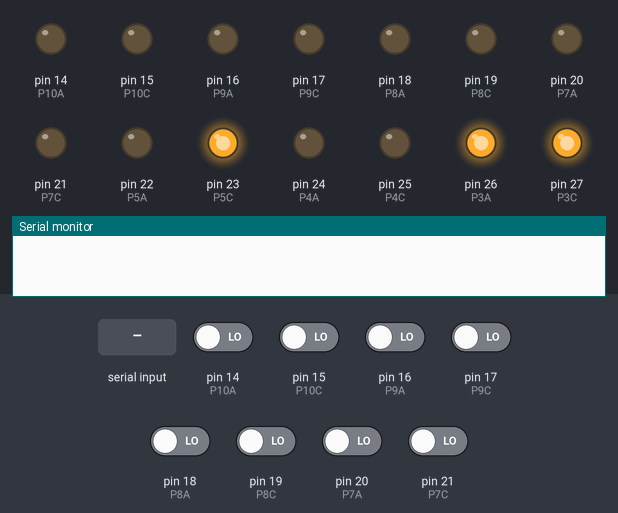
This sketch was run on a simulated Arduino Mega 2560, built with avr-gcc and run on an emulated ATmega2560. Shown: output pins drawn as LEDs (lit = HIGH), the last lines printed to the serial monitor. Inputs (shaded band) come from the test bench; at power-on: pin 14 (P10A), pin 15 (P10C), pin 16 (P9A), pin 17 (P9C), pin 18 (P8A), pin 19 (P8C), pin 20 (P7A), pin 21 (P7C) LOW.

Above: at 1.2 s.
1.3 s: "1" received over Serial
At 1.9 s:
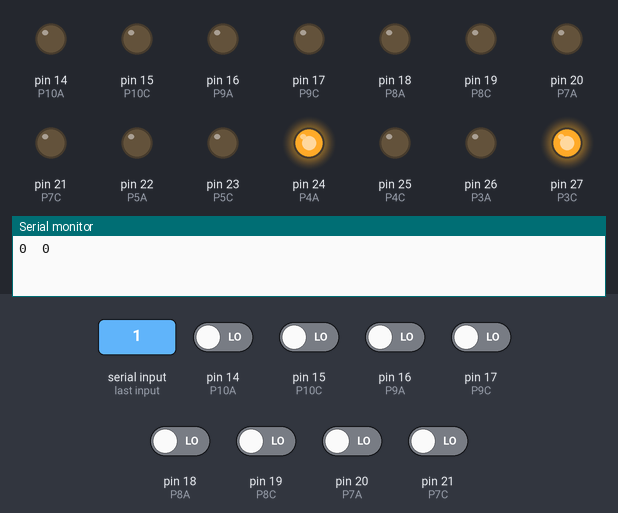
Timing chart, 0 to 4.3 s (numbered marks = the images above; inputs shaded):
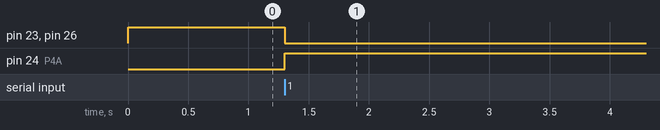

The sketch:

nist.ino
```cpp
#define P10A 14
#define P10C 15
#define P9A 16
#define P9C 17
#define P8A 18
#define P8C 19
#define P7A 20
#define P7C 21


#define P5A 22
#define P5C 23
#define P4A 24
#define P4C 25
#define P3A 26
#define P3C 27

//set bi directional buffer to output
void set_parallel_write(void){
  digitalWrite(P4A,LOW); //set DIR high
  digitalWrite(P3A,LOW); //set OE low
  pinMode(P10A,OUTPUT);
  pinMode(P10C,OUTPUT);
  pinMode(P9A,OUTPUT);
  pinMode(P9C,OUTPUT);
  pinMode(P8A,OUTPUT);
  pinMode(P8C,OUTPUT);
  pinMode(P7A,OUTPUT);
  pinMode(P7C,OUTPUT);
}


//set bi directional buffer to input
void set_parallel_read(void){
  digitalWrite(P4A,HIGH); //set DIR low
  digitalWrite(P3A,LOW); //set OE low
  pinMode(P10A,INPUT);
  pinMode(P10C,INPUT);
  pinMode(P9A,INPUT);
  pinMode(P9C,INPUT);
  pinMode(P8A,INPUT);
  pinMode(P8C,INPUT);
  pinMode(P7A,INPUT);
  pinMode(P7C,INPUT);
}


//turn off bidir buffer output
void set_parallel_off(void){
  digitalWrite(P3A,HIGH);  //set OE high
}

void set_parallel(int c){
  set_parallel_write();
  digitalWrite(P10A,c % 2);
  digitalWrite(P10C,(c / 2) % 2);
  digitalWrite(P9A,(c / 4) % 2);
  digitalWrite(P9C,(c / 8) % 2);
  digitalWrite(P8A,(c / 16) % 2);
  digitalWrite(P8C,(c / 32) % 2);
  digitalWrite(P7A,(c / 64) % 2);
  digitalWrite(P7C,(c / 128) % 2);
}

// read bi dir buffer
int read_parallel(void){
  set_parallel_read();
  int ret = digitalRead(P10A) \
            + (digitalRead(P10C) << 1) \
            + (digitalRead(P9A) << 2) \
            + (digitalRead(P9C) << 3) \
            + (digitalRead(P8A) << 4) \
            + (digitalRead(P8C) << 5) \
            + (digitalRead(P7A) << 6) \
            + (digitalRead(P7C) << 7);
  return ret;
}

// set the binary counter to c
void set_counter(int c){
  set_parallel_write();
  set_parallel(c);

  digitalWrite(P4C,LOW);  // toggle LOAD
  digitalWrite(P4C,HIGH);
  clock();
  digitalWrite(P4C,LOW);

  set_parallel_off();
}

// read current value of binary counter
int read_counter(void){
  set_parallel_read();
  digitalWrite(P5C, LOW);
  digitalWrite(P4C,HIGH);
  int ret = read_parallel();
  digitalWrite(P4C,LOW);
  return ret;
}

// clock the binary counter
void clock(){
  set_parallel_write();
  digitalWrite(P5C,LOW);   // toggle clock
  digitalWrite(P5C,HIGH);
  set_parallel_off();
}


void setup(){
  Serial.begin(9600);

  pinMode(P5A,OUTPUT);
  pinMode(P5C,OUTPUT);
  pinMode(P4A,OUTPUT);
  pinMode(P4C,OUTPUT);
  pinMode(P3A,OUTPUT);
  pinMode(P3C,OUTPUT);

  digitalWrite(P5A,LOW);
  digitalWrite(P5C,LOW);
  digitalWrite(P4A,LOW);
  digitalWrite(P4C,LOW);
  digitalWrite(P3A,LOW);
  digitalWrite(P3C,HIGH);

  digitalWrite(P10A,LOW);
  digitalWrite(P10C,LOW);
  digitalWrite(P9A,LOW);
  digitalWrite(P9C,LOW);
  digitalWrite(P8A,LOW);
  digitalWrite(P8C,LOW);
  digitalWrite(P7A,LOW);
  digitalWrite(P7C,LOW);

  set_counter(0);

}


//turn on eeprom output
void enable_eeprom_out(){
  set_parallel_read();
  digitalWrite(P3A,LOW);
  digitalWrite(P4A,HIGH);
  digitalWrite(P4C,LOW);
  digitalWrite(P5C,LOW);
}


void loop(){
  while(Serial.available()){
    Serial.read();
    clock();
    Serial.print(read_counter());
    Serial.print('\t');
    enable_eeprom_out();
    Serial.print(read_parallel());
    Serial.println();
    enable_eeprom_out();

  }

  //Serial.println(read_parallel());
  //delay(1000);
  //set_parallel(0b10101010);
  //delay(1000);

}
```

Measured:
- after the input at 1.3 s, pin 23 (P5C), pin 26 (P3A): HIGH → LOW at once; pin 24 (P4A): LOW → HIGH at once
